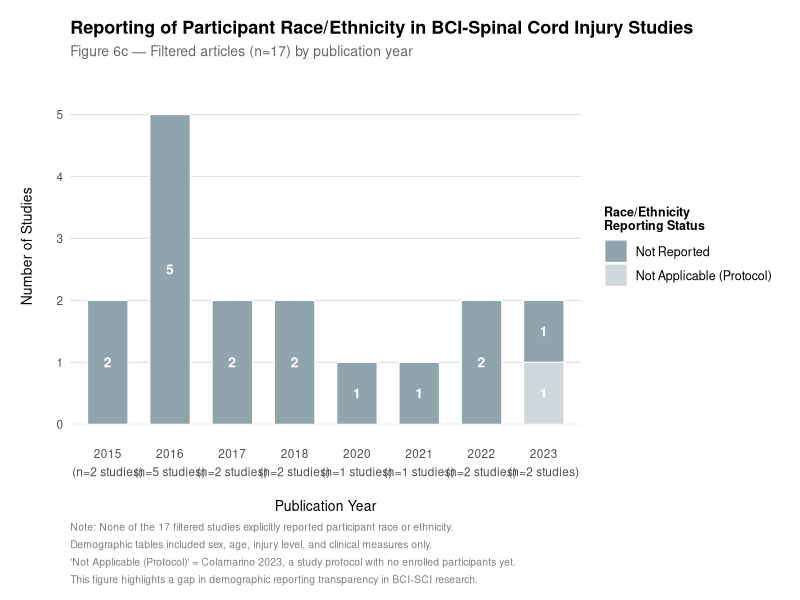
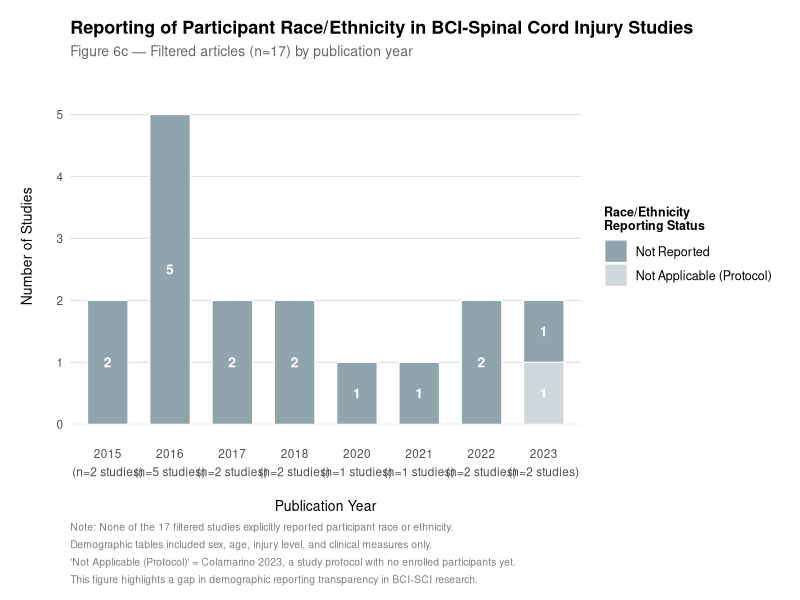

Recreate these plots in R, in order.
# Remove note to install packages if not installed already
# install.packages(c("ggplot2", "scales"))

library(ggplot2)
library(scales)

# Building data

agg <- data.frame(
  year   = c(2015, 2015, 2016, 2016, 2017, 2017, 2018, 2018, 2020, 2021, 2022, 2022, 2023, 2023),
  status = c(
    "Not Reported", "Not Reported",          
    "Not Reported", "Not Reported",          
    "Not Reported", "Not Reported",         
    "Not Reported", "Not Reported",          
    "Not Reported",                      
    "Not Reported",                        
    "Not Reported", "Not Reported",          
    "Not Reported", "Not Applicable (Protocol)"
  ),
  stringsAsFactors = FALSE
)

extra_2016 <- data.frame(
  year   = c(2016, 2016, 2016),
  status = c("Not Reported", "Not Reported", "Not Reported"),
  stringsAsFactors = FALSE
)
agg <- rbind(agg, extra_2016)

counts <- as.data.frame(table(agg$year, agg$status))
names(counts) <- c("year", "status", "count")
counts <- counts[counts$count > 0, ]
counts$year <- as.integer(as.character(counts$year))

n_per_year  <- as.data.frame(table(agg$year))
names(n_per_year) <- c("year", "n")
n_per_year$year <- as.integer(as.character(n_per_year$year))

counts <- merge(counts, n_per_year, by = "year")

counts$year_label <- factor(
  paste0(counts$year, "\n(n=", counts$n, " studies)"),
  levels = paste0(sort(unique(counts$year)),
                  "\n(n=", n_per_year$n[order(n_per_year$year)], " studies)")
)

counts$status <- factor(counts$status,
  levels = c("Not Reported", "Not Applicable (Protocol)"))

cat("\nData check:\n")
print(counts[, c("year","status","count")])
cat("\n")

# Plotting

fig6c <- ggplot(counts, aes(x = year_label, y = count, fill = status)) +

  geom_bar(stat = "identity", position = "stack",
           width = 0.65, color = "white", linewidth = 0.4) +

  geom_text(
    aes(label = count),
    position = position_stack(vjust = 0.5),
    color = "white", size = 3.5, fontface = "bold", family = "Helvetica"
  ) +

  scale_fill_manual(
    values = c(
      "Not Reported"              = "#90A4AE",
      "Not Applicable (Protocol)" = "#CFD8DC"
    ),
    name = "Race/Ethnicity\nReporting Status"
  ) +

  scale_y_continuous(
    expand = expansion(mult = c(0, 0.15)),
    breaks = seq(0, 6, by = 1)
  ) +



  labs(
    title    = "Reporting of Participant Race/Ethnicity in BCI-Spinal Cord Injury Studies",
    subtitle = "Figure 6c \u2014 Filtered articles (n=17) by publication year",
    x        = "Publication Year",
    y        = "Number of Studies",
    caption  = paste0(
      "Note: None of the 17 filtered studies explicitly reported participant race or ethnicity.\n",
      "Demographic tables included sex, age, injury level, and clinical measures only.\n",
      "'Not Applicable (Protocol)' = Colamarino 2023, a study protocol with no enrolled participants yet.\n",
      "This figure highlights a gap in demographic reporting transparency in BCI-SCI research."
    )
  ) +

  theme_minimal(base_family = "Helvetica") +
  theme(
    plot.title         = element_text(size = 13, face = "bold", hjust = 0),
    plot.subtitle      = element_text(size = 10, color = "grey40", hjust = 0),
    plot.caption       = element_text(size = 7.5, color = "grey50", hjust = 0,
                                      lineheight = 1.4),
    axis.title.x       = element_text(size = 10, margin = margin(t = 15)),
    axis.title.y       = element_text(size = 10, margin = margin(r = 15)),
    axis.text          = element_text(size = 8.5),
    axis.text.x        = element_text(lineheight = 1.3, margin = margin(t = 15)),
    legend.title       = element_text(size = 9, face = "bold"),
    legend.text        = element_text(size = 9),
    legend.position    = "right",
    panel.grid.major.x = element_blank(),
    panel.grid.minor   = element_blank(),
    panel.grid.major.y = element_line(color = "grey88", linewidth = 0.4),
    plot.margin        = margin(t = 15, r = 15, b = 10, l = 15)
  )

print(fig6c)

# Save

ggsave("figure6c_race_reporting.png",
       plot = fig6c, width = 11, height = 5.5, dpi = 300, bg = "white")
